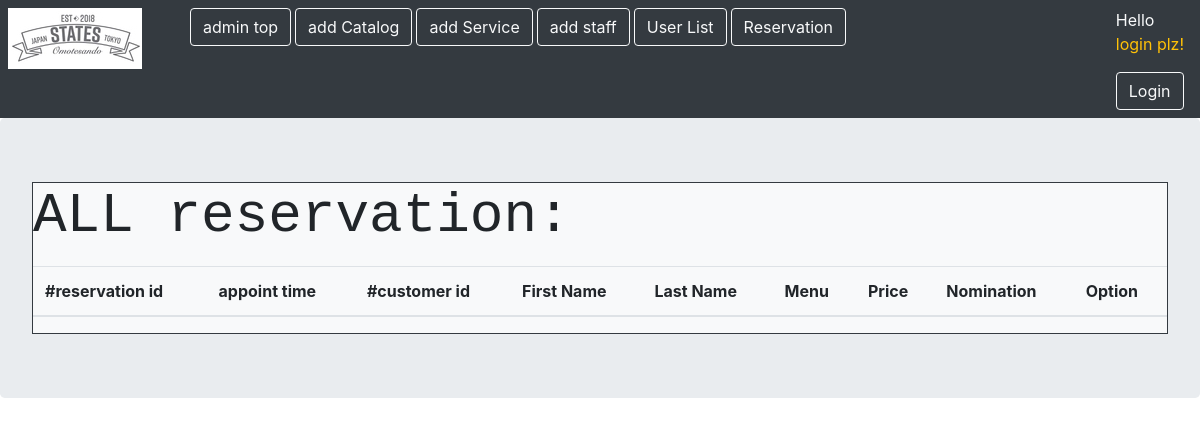
Page /reservation.php on the earlier database version.
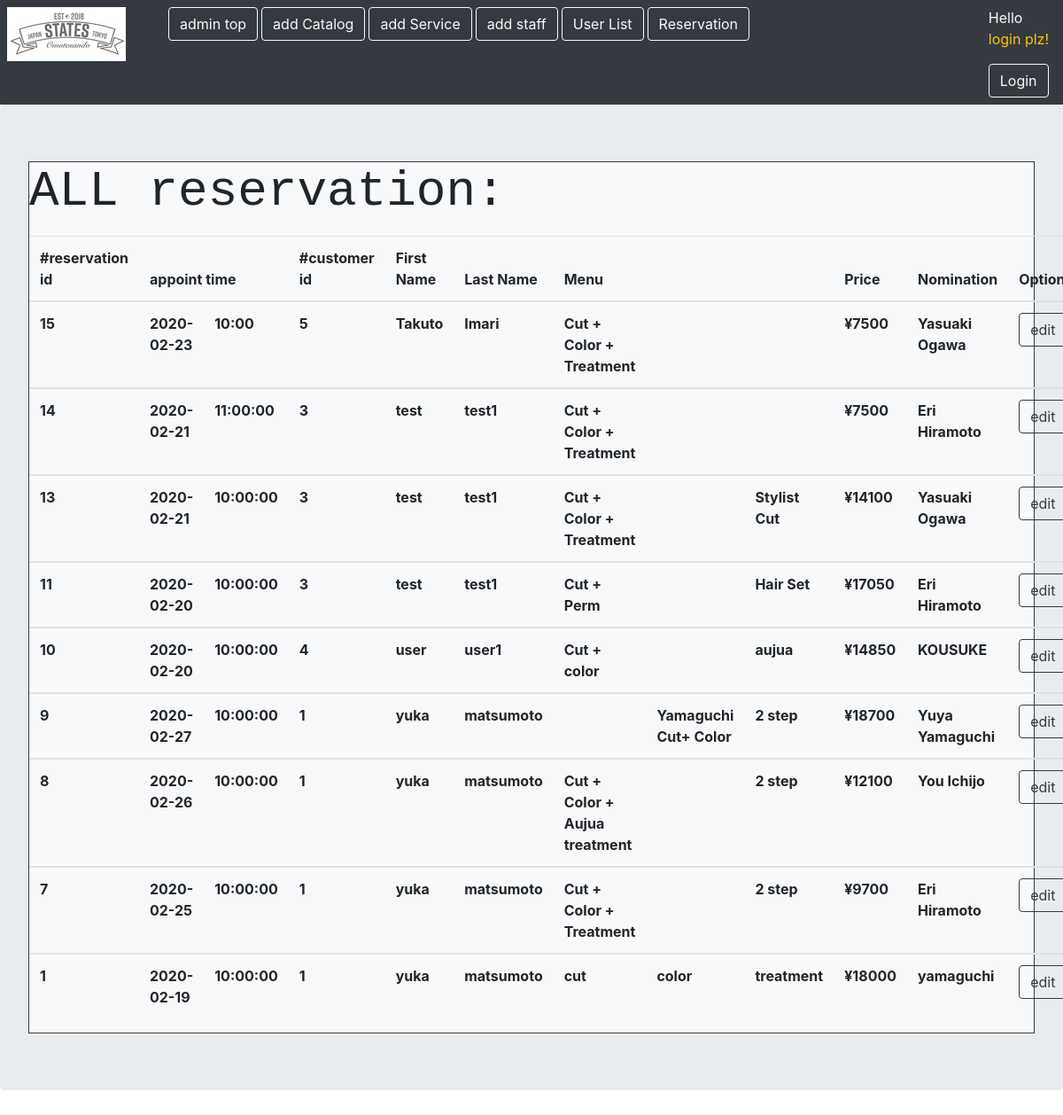
Same page on the later database version.
### tables this page shows
CREATE TABLE `reservation` (
  `reserve_id` int(11) NOT NULL,
  `reserve_date` date NOT NULL,
  `reserve_hour` varchar(10) NOT NULL,
  `fname` varchar(100) NOT NULL,
  `lname` varchar(100) NOT NULL,
  `c_id` int(11) NOT NULL,
  `order_menu` varchar(100) NOT NULL,
  `order_menu2` varchar(100) DEFAULT NULL,
  `add_menu` varchar(100) DEFAULT NULL,
  `nomination` varchar(100) NOT NULL,
  `total_price` varchar(100) NOT NULL
);

### classes/connection.php (called while the page is built, shortened)
<?php
class Connection{
    private $servername="localhost";
    private $username ="root";
    private $password ="root";
    private $db_name ="hairsalon";
    function __construct(){
        $this->conn = new mysqli($this->servername,$this->username,$this->password,$this->db_name);
        if($this->conn->connect_error){
            die('error connection to database'.$this->conn->connect_error);
        }else{
            return $this->conn;
        }
    }
}
?>

### hairsalonAction.php (called while the page is built, shortened)
<?php
include 'classes/Hairsalon.php';
$Hairsalon= new Hairsalon;
?>

### classes/Hairsalon.php (called while the page is built, shortened)
<?php
include 'connection.php';
class Hairsalon extends Connection{
function displayReservation(){
    $sql ="SELECT * FROM reservation ORDER BY reserve_id DESC";
    $result = $this->conn->query($sql);
    if($result->num_rows>0){
        while($rows =$result->fetch_assoc()){
            $row[]=$rows;
        }
        return $row;
    }else{
        return FALSE;
    }
}
}
?>

### reservation.php (the view, shortened to what this page needs)
<?php
    include 'adminMenu.php';
    $ReservationList = $Hairsalon->displayReservation();
?>
<!doctype html>
<html lang="en">
  <head>
    <link rel="stylesheet" href="https://stackpath.bootstrapcdn.com/bootstrap/4.3.1/css/bootstrap.min.css">
  </head>
  <body>
    <div class="jumbotron">
    <div class=" bg-light border border-dark">
        <p class="text-monospace display-4">ALL reservation:  <?php ?></p>
        <table class="table table-hover">
          <thead>
            <tr>
              <th>#reservation id</th>
              <th colspan="2">appoint time</th>
              <th>#customer id</th>
              <th>First Name</th>
              <th>Last Name</th>
              <th colspan="3">Menu</th>
              <th>Price</th>
              <th>Nomination</th>
              <th>Option</th>
            </tr>
          </thead>
          <?php
            foreach($ReservationList as $row ){
                $reserveID=$row['reserve_id'];
                echo"<tbody id=''>";
                  echo "<th>".$row['reserve_id']."</th>";
                  echo "<th>".$row['reserve_date']."</th>";
                  echo "<th>".$row['reserve_hour']."</th>";
                  echo "<th>".$row['c_id']."</th>";
                  echo "<th>".$row['fname']."</th>";
                  echo "<th>".$row['lname']."</th>";
                  echo "<th>".$row['order_menu']."</th>";
                  echo "<th>".$row['order_menu2']."</th>";
                  echo "<th>".$row['add_menu']."</th>";
                  echo "<th>¥".$row['total_price']."</th>";
                  echo "<th>".$row['nomination']."</th>";
                  echo "<th><a href='editReservation.php?reserve_id=$reserveID' role='button'  class='btn btn-outline-dark'>edit</a></th>";
                echo "</tbody>";
              }
            ?>
        </table>
        </div>
    </div>
  </body>
</html>

### adminMenu.php (shortened to what this page needs)
<?php
include 'hairsalonAction.php';
$loginid=$_SESSION['loginid'];
$currentUser = $Hairsalon->getOneUser($loginid);
?>
<!doctype html>
<html lang="en">
  <head>
    <link rel="stylesheet" href="https://stackpath.bootstrapcdn.com/bootstrap/4.3.1/css/bootstrap.min.css">
  </head>
  <body>
        <nav class="nav navbar-expand fix-top bg-dark text-light p-2">
        <a href="dashboard.php" class="text-dark mr-5"><img src="asset/logo.jpg" alt="logo"></a>
            <div class="text-left">
            <ul class="nav nav-bar">
                <li class="nav-item">
                    <a href="admin.php" role="button" class="btn btn-outline-light mr-1">admin top</a>
                </li>
                <li class="nav-item">
                    <a href="addCatalog.php" role="button" class="btn btn-outline-light mr-1">add Catalog</a>
                </li>
                <li class="nav-item">
                    <a href="addService.php" role="button" class="btn btn-outline-light mr-1">add Service</a>
                </li>
                <li class="nav-item">
                    <a href="addStaff.php" role="button" class="btn btn-outline-light mr-1">add staff</a>
                </li>
                <li class="nav-item">
                    <a href="userList.php" role="button" class="btn btn-outline-light mr-1">User List</a>
                </li>
                <li class="nav-item">
                    <a href="reservation.php" role="button" class="btn btn-outline-light mr-1">Reservation</a>
                </li>
            </ul>
            </div>
            <div class="ml-auto">
                    <ul class="nav nav-bar">
                        <li class="nav-item mr-2">
                            Hello
                            <?php
                            if(!empty($_SESSION['loginid'])){
                                echo $currentUser['fname'] ;
                                echo "<a href='logout.php' role='button' class='btn btn-outline-light'>Logout</a>";
                            }else{
                                echo "<p class='text-warning'>login plz!</p>";
                                echo "<a href='login.php' role='button' class='btn btn-outline-light'>Login </a>";
                            }
                            ?>
                        </li>
                    </ul>
                </div>
        </nav>
  </body>
</html>

Differences in the rows shown:
added reservation: reserve_id "15", reserve_date "2020-02-23", reserve_hour "10:00", c "5", fname "Takuto", lname "Imari", order_menu "Cut + Color + Treatment", total_price "7500", nomination "Yasuaki Ogawa"
added reservation: reserve_id "14", reserve_date "2020-02-21", reserve_hour "11:00:00", c "3", fname "test", lname "test1", order_menu "Cut + Color + Treatment", total_price "7500", nomination "Eri Hiramoto"
added reservation: reserve_id "13", reserve_date "2020-02-21", reserve_hour "10:00:00", c "3", fname "test", lname "test1", order_menu "Cut + Color + Treatment", add_menu "Stylist Cut", total_price "14100", nomination "Yasuaki Ogawa"
added reservation: reserve_id "11", reserve_date "2020-02-20", reserve_hour "10:00:00", c "3", fname "test", lname "test1", order_menu "Cut + Perm", add_menu "Hair Set", total_price "17050", nomination "Eri Hiramoto"
added reservation: reserve_id "10", reserve_date "2020-02-20", reserve_hour "10:00:00", c "4", fname "user", lname "user1", order_menu "Cut + color", add_menu "aujua", total_price "14850", nomination "KOUSUKE"
added reservation: reserve_id "9", reserve_date "2020-02-27", reserve_hour "10:00:00", c "1", fname "yuka", lname "matsumoto", order_menu2 "Yamaguchi Cut+ Color", add_menu "2 step", total_price "18700", nomination "Yuya Yamaguchi"
added reservation: reserve_id "8", reserve_date "2020-02-26", reserve_hour "10:00:00", c "1", fname "yuka", lname "matsumoto", order_menu "Cut + Color + Aujua treatment", add_menu "2 step", total_price "12100", nomination "You Ichijo"
added reservation: reserve_id "7", reserve_date "2020-02-25", reserve_hour "10:00:00", c "1", fname "yuka", lname "matsumoto", order_menu "Cut + Color + Treatment", add_menu "2 step", total_price "9700", nomination "Eri Hiramoto"
added reservation: reserve_id "1", reserve_date "2020-02-19", reserve_hour "10:00:00", c "1", fname "yuka", lname "matsumoto", order_menu "cut", order_menu2 "color", add_menu "treatment", total_price "18000", nomination "yamaguchi"
